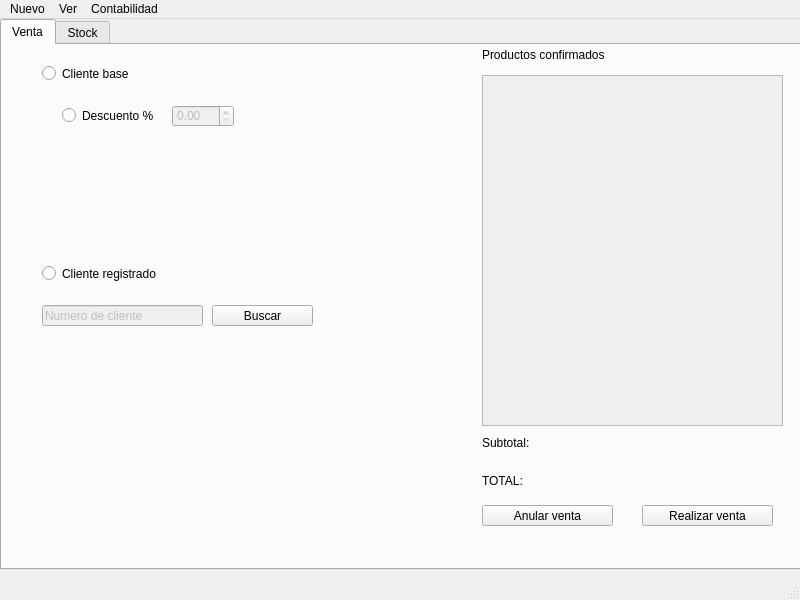
<?xml version="1.0" encoding="UTF-8"?>
<ui version="4.0">
 <class>MainWindow</class>
 <widget class="QMainWindow" name="MainWindow">
  <property name="geometry">
   <rect>
    <x>0</x>
    <y>0</y>
    <width>800</width>
    <height>600</height>
   </rect>
  </property>
  <property name="maximumSize">
   <size>
    <width>800</width>
    <height>600</height>
   </size>
  </property>
  <property name="baseSize">
   <size>
    <width>800</width>
    <height>600</height>
   </size>
  </property>
  <property name="windowTitle">
   <string>MainWindow</string>
  </property>
  <property name="styleSheet">
   <string notr="true">font: 10pt &quot;Segoe Print&quot;;</string>
  </property>
  <widget class="QWidget" name="centralwidget">
   <widget class="QTabWidget" name="tabWidget">
    <property name="geometry">
     <rect>
      <x>0</x>
      <y>0</y>
      <width>801</width>
      <height>551</height>
     </rect>
    </property>
    <property name="currentIndex">
     <number>0</number>
    </property>
    <widget class="QWidget" name="soldTab">
     <attribute name="title">
      <string>Venta</string>
     </attribute>
     <widget class="QPushButton" name="sold">
      <property name="geometry">
       <rect>
        <x>640</x>
        <y>460</y>
        <width>131</width>
        <height>21</height>
       </rect>
      </property>
      <property name="text">
       <string>Realizar venta</string>
      </property>
     </widget>
     <widget class="QPushButton" name="soldnt">
      <property name="geometry">
       <rect>
        <x>480</x>
        <y>460</y>
        <width>131</width>
        <height>21</height>
       </rect>
      </property>
      <property name="text">
       <string>Anular venta</string>
      </property>
     </widget>
     <widget class="QLabel" name="label">
      <property name="geometry">
       <rect>
        <x>480</x>
        <y>0</y>
        <width>201</width>
        <height>20</height>
       </rect>
      </property>
      <property name="toolTip">
       <string>&lt;html&gt;&lt;head/&gt;&lt;body&gt;&lt;p align=&quot;center&quot;&gt;&lt;br/&gt;&lt;/p&gt;&lt;/body&gt;&lt;/html&gt;</string>
      </property>
      <property name="text">
       <string>Productos confirmados</string>
      </property>
     </widget>
     <widget class="QScrollArea" name="productList">
      <property name="geometry">
       <rect>
        <x>480</x>
        <y>30</y>
        <width>301</width>
        <height>351</height>
       </rect>
      </property>
      <property name="widgetResizable">
       <bool>true</bool>
      </property>
      <widget class="QWidget" name="scrollAreaWidgetContents">
       <property name="geometry">
        <rect>
         <x>0</x>
         <y>0</y>
         <width>299</width>
         <height>349</height>
        </rect>
       </property>
      </widget>
     </widget>
     <widget class="QLabel" name="label_2">
      <property name="geometry">
       <rect>
        <x>480</x>
        <y>420</y>
        <width>141</width>
        <height>31</height>
       </rect>
      </property>
      <property name="styleSheet">
       <string notr="true">font: 20pt &quot;Tempus Sans ITC&quot;;</string>
      </property>
      <property name="text">
       <string>TOTAL:</string>
      </property>
     </widget>
     <widget class="QLabel" name="label_3">
      <property name="geometry">
       <rect>
        <x>480</x>
        <y>390</y>
        <width>71</width>
        <height>16</height>
       </rect>
      </property>
      <property name="text">
       <string>Subtotal:</string>
      </property>
     </widget>
     <widget class="QLineEdit" name="lineEdit">
      <property name="enabled">
       <bool>false</bool>
      </property>
      <property name="geometry">
       <rect>
        <x>40</x>
        <y>260</y>
        <width>161</width>
        <height>21</height>
       </rect>
      </property>
      <property name="styleSheet">
       <string notr="true">font: 10pt &quot;MS Shell Dlg 2&quot; rgb(132, 132, 132);</string>
      </property>
      <property name="text">
       <string>Numero de cliente</string>
      </property>
     </widget>
     <widget class="QPushButton" name="pushButton">
      <property name="geometry">
       <rect>
        <x>210</x>
        <y>260</y>
        <width>101</width>
        <height>21</height>
       </rect>
      </property>
      <property name="text">
       <string>Buscar</string>
      </property>
     </widget>
     <widget class="QRadioButton" name="radioButton">
      <property name="enabled">
       <bool>true</bool>
      </property>
      <property name="geometry">
       <rect>
        <x>40</x>
        <y>220</y>
        <width>151</width>
        <height>17</height>
       </rect>
      </property>
      <property name="text">
       <string>Cliente registrado</string>
      </property>
      <property name="checked">
       <bool>false</bool>
      </property>
     </widget>
     <widget class="QRadioButton" name="radioButton_3">
      <property name="enabled">
       <bool>true</bool>
      </property>
      <property name="geometry">
       <rect>
        <x>40</x>
        <y>20</y>
        <width>151</width>
        <height>17</height>
       </rect>
      </property>
      <property name="text">
       <string>Cliente base</string>
      </property>
      <property name="checked">
       <bool>false</bool>
      </property>
     </widget>
     <widget class="QDoubleSpinBox" name="discount">
      <property name="enabled">
       <bool>false</bool>
      </property>
      <property name="geometry">
       <rect>
        <x>170</x>
        <y>60</y>
        <width>62</width>
        <height>22</height>
       </rect>
      </property>
     </widget>
     <widget class="QRadioButton" name="radioButton_2">
      <property name="geometry">
       <rect>
        <x>60</x>
        <y>60</y>
        <width>111</width>
        <height>21</height>
       </rect>
      </property>
      <property name="text">
       <string>Descuento %</string>
      </property>
     </widget>
    </widget>
    <widget class="QWidget" name="stockTab">
     <attribute name="title">
      <string>Stock</string>
     </attribute>
    </widget>
   </widget>
  </widget>
  <widget class="QMenuBar" name="menubar">
   <property name="geometry">
    <rect>
     <x>0</x>
     <y>0</y>
     <width>800</width>
     <height>29</height>
    </rect>
   </property>
   <widget class="QMenu" name="menuNuevo">
    <property name="title">
     <string>Nuevo</string>
    </property>
    <addaction name="actionProducto"/>
    <addaction name="actionEmpleado"/>
    <addaction name="actionAdministrador"/>
   </widget>
   <widget class="QMenu" name="menuVer">
    <property name="title">
     <string>Ver</string>
    </property>
    <widget class="QMenu" name="menuBuscar_venta">
     <property name="title">
      <string>Buscar venta</string>
     </property>
     <addaction name="actionPor_numero"/>
     <addaction name="actionPor_fecha"/>
    </widget>
    <widget class="QMenu" name="menuEstadisticas">
     <property name="title">
      <string>Estadisticas</string>
     </property>
     <widget class="QMenu" name="menuMas_vendidos">
      <property name="title">
       <string>Mas vendidos</string>
      </property>
      <addaction name="actionTotal"/>
      <addaction name="actionCategor_a"/>
     </widget>
     <addaction name="menuMas_vendidos"/>
    </widget>
    <addaction name="actionUltima_Venta"/>
    <addaction name="menuBuscar_venta"/>
    <addaction name="menuEstadisticas"/>
   </widget>
   <widget class="QMenu" name="menuContabilidad">
    <property name="title">
     <string>Contabilidad</string>
    </property>
    <addaction name="actionModificar_IVA"/>
    <addaction name="actionEstadistica_de_vendedor"/>
    <addaction name="actionGanancias_semanales"/>
    <addaction name="actionReporte_mensual_global"/>
   </widget>
   <addaction name="menuNuevo"/>
   <addaction name="menuVer"/>
   <addaction name="menuContabilidad"/>
  </widget>
  <widget class="QStatusBar" name="statusbar"/>
  <action name="actionProducto">
   <property name="text">
    <string>Producto</string>
   </property>
  </action>
  <action name="actionEmpleado">
   <property name="text">
    <string>Empleado</string>
   </property>
  </action>
  <action name="actionAdministrador">
   <property name="text">
    <string>Administrador</string>
   </property>
  </action>
  <action name="actionUltima_Venta">
   <property name="text">
    <string>Ultima Venta</string>
   </property>
  </action>
  <action name="actionPor_numero">
   <property name="text">
    <string>Por numero</string>
   </property>
  </action>
  <action name="actionPor_fecha">
   <property name="text">
    <string>Por fecha</string>
   </property>
  </action>
  <action name="actionTotal">
   <property name="text">
    <string>Total</string>
   </property>
  </action>
  <action name="actionCategor_a">
   <property name="text">
    <string>Categoría</string>
   </property>
  </action>
  <action name="actionModificar_IVA">
   <property name="text">
    <string>Modificar IVA</string>
   </property>
  </action>
  <action name="actionEstadistica_de_vendedor">
   <property name="text">
    <string>Estadistica de vendedor</string>
   </property>
  </action>
  <action name="actionGanancias_semanales">
   <property name="text">
    <string>Ganancias semanales</string>
   </property>
  </action>
  <action name="actionReporte_mensual_global">
   <property name="text">
    <string>Reporte mensual global</string>
   </property>
  </action>
 </widget>
 <resources/>
 <connections/>
</ui>
